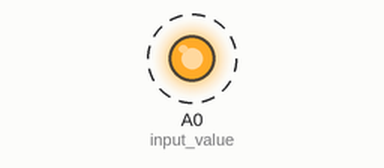
Simulated run of this sketch. Board: Arduino Uno, built with avr-gcc and run on an emulated ATmega328P. Parts: output pins drawn as LEDs (lit = HIGH). Dashed ring = blinking.

Above: at 0.5 s.
Timing chart, 0 to 4.6 s (numbered marks = the images above):
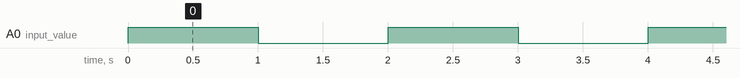

Measured:
- by itself, A0 (input_value): alternates HIGH for 1.0 s and LOW for 1.0 s

The sketch:

LED_Intensity.ino
```cpp
int input_value = A0;
void setup() {
  // put your setup code here, to run once:
pinMode(input_value,OUTPUT);

}

void loop() {
  // put your main code here, to run repeatedly:
analogWrite(input_value,255);
delay(1000);
analogWrite(input_value,100);
delay(1000);

}
```
